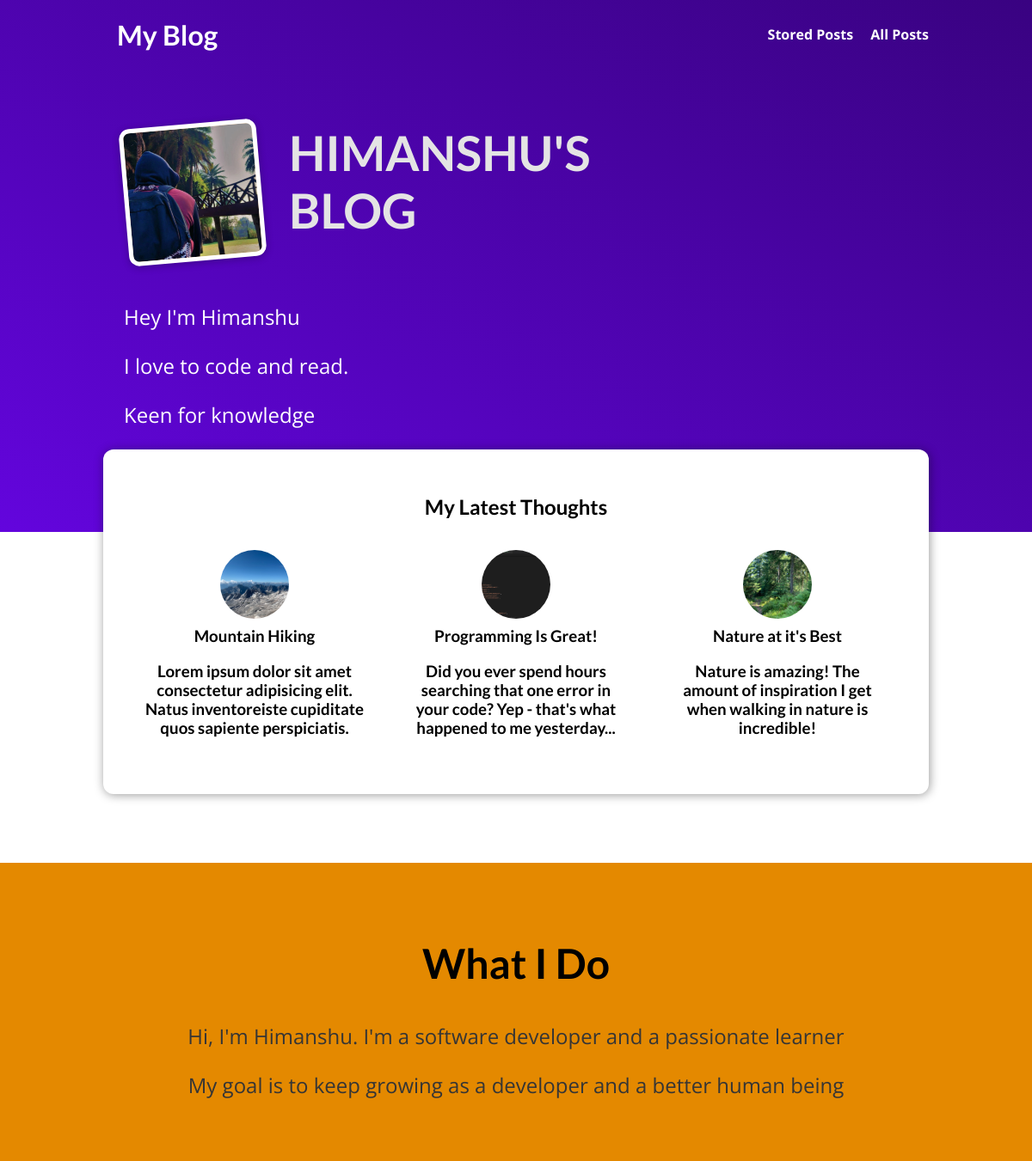
The page / on the database its author committed.
### blog/models.py (models this page shows, shortened)
class Post(models.Model):
    title = models.CharField(max_length=150)
    excerpt = models.CharField(max_length=200)
    image = models.ImageField(upload_to="posts", null=True)
    date = models.DateField(auto_now=True)
    slug = models.SlugField(unique=True, db_index=True)
    content = models.TextField(validators = [MinLengthValidator(10)])
    author = models.ForeignKey(Author, on_delete=models.SET_NULL, null=True,  related_name="posts")   #every post had one author but one author could have many posts,we added the author field to the post. OneToMany Relation
    tags = models.ManyToManyField(Tag)

### blog/views.py (the view)
# urls.py: path("", views.StartingPageView.as_view() , name= "starting-page"),
class StartingPageView(ListView):
    template_name = "blog/index.html"
    model = Post
    ordering = ["-date"]
    context_object_name = "index_page_posts"
    def get_queryset(self):
        queryset = super().get_queryset()
        data = queryset[:3]
        return data

### blog/templates/blog/index.html (shortened to what this page needs)
{% extends "base.html"%}
{% load static %}
{% block css_files %}
    <link rel="stylesheet" href="{% static "blog/post.css" %}">
    <link rel="stylesheet" href="{% static "blog/index.css" %}">
{% endblock  %}
{%block content%}
    <section id="welcome">
        <header>
            <img src= "{% static "blog/images/himanshu.jpg" %}" alt="Himanshu-The Author Of This Blog">
            <h2>HIMANSHU'S BLOG</h2>
        </header>
            <p>Hey I'm Himanshu</p>
            <P>I love to code and read.</p>
            <p>Keen for knowledge</p>
    </section>
    <section id="latest-posts">
        <h2>My Latest Thoughts</h2>
        <ul>
            {% for post in index_page_posts %}
                {% include "blog/includes/post.html" %}
            {% endfor %}
        </ul>
    </section>
    <section id="about">
        <h2>What I Do</h2>
        <p>
            Hi, I'm Himanshu. I'm a software developer and a passionate learner
        </p>
        <p>
            My goal is to keep growing as a developer and a better human being
        </p>
    </section>
{% endblock %}

### blog/templates/blog/includes/post.html
<li>
    <article class="post">
        <a href="{% url "post-detail-page" post.slug %}"> {% comment %} Here you can use slug="the-mountains" or keep in order without mentioning slug keyword {% endcomment %}
            <img src="{{ post.image.url }}" alt="{{ post.title }}">
            <div class="post_content">
                <h3>{{post.title}}<h3>
                <p>{{ post.excerpt }} </p>
            </div>
        </a>
    </article>
</li>

### static/app.css (style rules this page uses)
* { box-sizing: border-box; }
html { font-family: 'Open Sans', 'Lato', sans-serif; }
body { margin: 0; }
h1, h2, h3 { font-family: 'Lato', sans-serif; font-weight: bold; }

### blog/static/blog/post.css (style rules this page uses)
.post { display: flex; flex-direction: column; align-items: center; text-align: center; }
.post a { text-decoration: none; color: black; transition: all 0.2s ease; padding: 1rem; }
.post img { width: 5rem; height: 5rem; object-fit: cover; border-radius: 50%; }
.post h3 { margin: 0.25rem 0; }

### blog/static/blog/index.css (style rules this page uses)
#welcome { background: linear-gradient(to right top, #6305dd, #390281); padding: 6rem 12%; }
#welcome header { display: flex; align-items: flex-start; margin: 3rem auto; }
#welcome img { width: 10rem; height: 10rem; object-fit: cover; object-position: top; border: 5px solid white; border-radius: 12px; background-color: #ffe1bf; transform: rotateZ(-5deg); box-shadow: 0 2px 8px rgba(0, 0, 0, 0.25); }
#welcome h2 { font-size: 3.5rem; margin: 0 0 0 2rem; color: #e4e4e4; width: 10rem; }
#welcome p { color: white; font-size: 1.5rem; }
#latest-posts { background-color: white; padding: 2rem; border-radius: 12px; width: 60rem; margin: -6rem auto 2rem auto; box-shadow: 1px 1px 12px rgba(0, 0, 0, 0.4); }
#latest-posts h2 { text-align: center; }
#latest-posts ul { list-style: none; margin: 0; padding: 0; display: flex; gap: 1rem; }
#latest-posts li { flex: 1; }
#about { text-align: center; padding: 3rem; background-color: #e48900; margin-top: 5rem; }
#about h2 { font-size: 3rem; }
#about p { font-size: 1.5rem; color: #353535; }

### rows shown on the page
Post: image (picture), title "Mountain Hiking", excerpt "Lorem ipsum dolor sit amet consectetur adipisicing elit. Natus inventoreiste cupiditate quos sapiente perspiciatis."
Post: image (picture), title "Programming Is Great!", excerpt "Did you ever spend hours searching that one error in your code? Yep - that's what happened to me yesterday..."
Post: image (picture), title "Nature at it's Best", excerpt "Nature is amazing! The amount of inspiration I get when walking in nature is incredible!"
